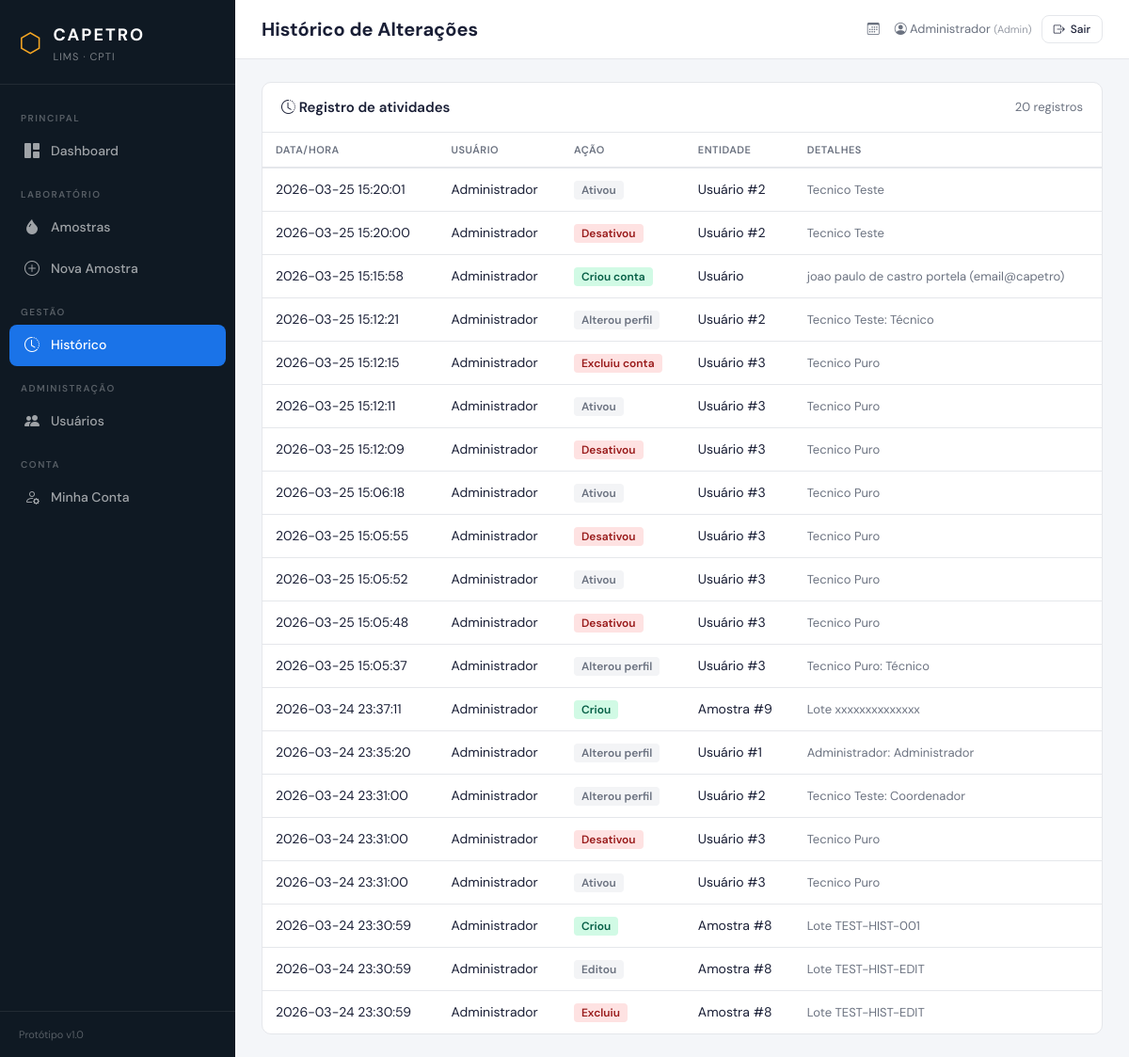
/historico (signed in), run on the app's committed database.
### tables this page shows
CREATE TABLE historico (
            id INTEGER PRIMARY KEY AUTOINCREMENT,
            usuario_id INTEGER,
            usuario_nome TEXT NOT NULL,
            acao TEXT NOT NULL,
            entidade TEXT NOT NULL,
            entidade_id INTEGER,
            detalhes TEXT,
            data_hora TEXT DEFAULT (datetime('now', 'localtime')),
            FOREIGN KEY (usuario_id) REFERENCES usuarios(id)
        );

### app.py (the view)
@app.route('/historico')
@login_required
@perfil_minimo('coordenador')
def historico():
    db = get_db()
    pagina = request.args.get('pagina', 1, type=int)
    por_pagina = 20
    total = db.execute('SELECT COUNT(*) FROM historico').fetchone()[0]
    total_paginas = max(1, (total + por_pagina - 1) // por_pagina)
    pagina = max(1, min(pagina, total_paginas))
    registros = db.execute('''
        SELECT * FROM historico
        ORDER BY data_hora DESC
        LIMIT ? OFFSET ?
    ''', [por_pagina, (pagina - 1) * por_pagina]).fetchall()
    db.close()
    return render_template('historico.html',
        registros=registros,
        pagina=pagina,
        total_paginas=total_paginas,
        total=total
    )

### app.py (called while the page is built)
def perfil_minimo(perfil_necessario):
    def decorator(f):
        @wraps(f)
        def decorated(*args, **kwargs):
            perfil_usuario = session.get('usuario_perfil', 'tecnico')
            if PERFIS.get(perfil_usuario, 0) < PERFIS.get(perfil_necessario, 0):
                flash('Você não tem permissão para acessar esta página.', 'error')
                return redirect(url_for('dashboard'))
            return f(*args, **kwargs)
        return decorated
    return decorator

@app.before_request
def before_request():
    if not os.path.exists('capetro_lims.db'):
        init_db()
        seed_data()

def login_required(f):
    @wraps(f)
    def decorated(*args, **kwargs):
        if 'usuario_id' not in session:
            flash('Faça login para acessar o sistema.', 'error')
            return redirect(url_for('login'))
        return f(*args, **kwargs)
    return decorated

### database.py (called while the page is built)
def get_db():
    db = sqlite3.connect(DATABASE)
    db.row_factory = sqlite3.Row
    db.execute("PRAGMA foreign_keys = ON")
    return db

### templates/historico.html (shortened to what this page needs)
{% extends "base.html" %}
{% block page_title %}Histórico de Alterações{% endblock %}
{% block content %}
<div class="card-panel">
    <div class="card-panel-header">
        <h3><i class="bi bi-clock-history"></i> Registro de atividades</h3>
        <span style="font-size: 13px; color: var(--text-secondary);">{{ total }} registro{{ 's' if total != 1 }}</span>
    </div>
    <div class="card-panel-body p-0">
        <table class="table-clean">
            <thead>
                <tr>
                    <th>Data/Hora</th>
                    <th>Usuário</th>
                    <th>Ação</th>
                    <th>Entidade</th>
                    <th>Detalhes</th>
                </tr>
            </thead>
            <tbody>
                {% for r in registros %}
                <tr>
                    <td style="white-space: nowrap;">{{ r.data_hora }}</td>
                    <td>{{ r.usuario_nome }}</td>
                    <td>
                        {% if 'Criou' in r.acao %}
                            <span class="badge-conforme">{{ r.acao }}</span>
                        {% elif 'Excluiu' in r.acao or 'Desativou' in r.acao %}
                            <span class="badge-nconforme">{{ r.acao }}</span>
                        {% else %}
                            <span class="badge-pendente-sm">{{ r.acao }}</span>
                        {% endif %}
                    </td>
                    <td>{{ r.entidade }} {% if r.entidade_id %}#{{ r.entidade_id }}{% endif %}</td>
                    <td style="color: var(--text-secondary); font-size: 13px;">{{ r.detalhes or '-' }}</td>
                </tr>
                {% else %}
                <tr>
                    <td colspan="5" class="text-center py-4 text-muted">Nenhum registro encontrado.</td>
                </tr>
                {% endfor %}
            </tbody>
        </table>
    </div>
</div>
{% endblock %}

### static/css/style.css (style rules this page uses)
:root { --brand-dark: #0f1923; --brand-primary: #1a73e8; --brand-accent: #f5a623; --sidebar-bg: #0f1923; --sidebar-width: 250px; --surface: #ffffff; --surface-alt: #f4f6f9; --text-primary: #1a1f36; --text-secondary: #6b7280; --border: #e5e7eb; --success: #10b981; --danger: #ef4444; --warning: #f59e0b; --radius: 10px; }
* { margin: 0; padding: 0; box-sizing: border-box; }
body { font-family: 'DM Sans', -apple-system, sans-serif; background: var(--surface-alt); color: var(--text-primary); display: flex; min-height: 100vh; }
.card-panel { background: var(--surface); border-radius: var(--radius); border: 1px solid var(--border); overflow: hidden; }
.card-panel-header { padding: 16px 20px; border-bottom: 1px solid var(--border); display: flex; align-items: center; justify-content: space-between; }
.card-panel-header h3 { font-size: 15px; font-weight: 600; margin: 0; }
.card-panel-body { padding: 20px; }
.table-clean { width: 100%; border-collapse: collapse; }
.table-clean thead th { font-size: 11px; font-weight: 600; text-transform: uppercase; letter-spacing: 0.5px; color: var(--text-secondary); padding: 10px 14px; border-bottom: 2px solid var(--border); text-align: left; }
.table-clean tbody td { padding: 12px 14px; font-size: 14px; border-bottom: 1px solid var(--border); vertical-align: middle; }
.table-clean tbody tr:last-child td { border-bottom: none; }
.badge-conforme { background: #d1fae5; color: #065f46; padding: 2px 8px; border-radius: 4px; font-size: 12px; font-weight: 600; }
.badge-nconforme { background: #fee2e2; color: #991b1b; padding: 2px 8px; border-radius: 4px; font-size: 12px; font-weight: 600; }
.badge-pendente-sm { background: #f3f4f6; color: #6b7280; padding: 2px 8px; border-radius: 4px; font-size: 12px; font-weight: 600; }

### data on the page
historico: data_hora "2026-03-25 15:20:01", usuario_nome "Administrador", acao "Ativou", entidade "Usuário", entidade_id "2", detalhes "Tecnico Teste"
historico: data_hora "2026-03-25 15:20:00", usuario_nome "Administrador", acao "Desativou", entidade "Usuário", entidade_id "2", detalhes "Tecnico Teste"
historico: data_hora "2026-03-25 15:15:58", usuario_nome "Administrador", acao "Criou conta", entidade "Usuário", detalhes "joao paulo de castro portela (email@capetro)"
historico: data_hora "2026-03-25 15:12:21", usuario_nome "Administrador", acao "Alterou perfil", entidade "Usuário", entidade_id "2", detalhes "Tecnico Teste: Técnico"
historico: data_hora "2026-03-25 15:12:15", usuario_nome "Administrador", acao "Excluiu conta", entidade "Usuário", entidade_id "3", detalhes "Tecnico Puro"
historico: data_hora "2026-03-25 15:12:11", usuario_nome "Administrador", acao "Ativou", entidade "Usuário", entidade_id "3", detalhes "Tecnico Puro"
historico: data_hora "2026-03-25 15:12:09", usuario_nome "Administrador", acao "Desativou", entidade "Usuário", entidade_id "3", detalhes "Tecnico Puro"
historico: data_hora "2026-03-25 15:06:18", usuario_nome "Administrador", acao "Ativou", entidade "Usuário", entidade_id "3", detalhes "Tecnico Puro"
historico: data_hora "2026-03-25 15:05:55", usuario_nome "Administrador", acao "Desativou", entidade "Usuário", entidade_id "3", detalhes "Tecnico Puro"
historico: data_hora "2026-03-25 15:05:52", usuario_nome "Administrador", acao "Ativou", entidade "Usuário", entidade_id "3", detalhes "Tecnico Puro"
historico: data_hora "2026-03-25 15:05:48", usuario_nome "Administrador", acao "Desativou", entidade "Usuário", entidade_id "3", detalhes "Tecnico Puro"
historico: data_hora "2026-03-25 15:05:37", usuario_nome "Administrador", acao "Alterou perfil", entidade "Usuário", entidade_id "3", detalhes "Tecnico Puro: Técnico"
historico: data_hora "2026-03-24 23:37:11", usuario_nome "Administrador", acao "Criou", entidade "Amostra", entidade_id "9", detalhes "Lote xxxxxxxxxxxxxx"
historico: data_hora "2026-03-24 23:35:20", usuario_nome "Administrador", acao "Alterou perfil", entidade "Usuário", entidade_id "1", detalhes "Administrador: Administrador"
historico: data_hora "2026-03-24 23:31:00", usuario_nome "Administrador", acao "Alterou perfil", entidade "Usuário", entidade_id "2", detalhes "Tecnico Teste: Coordenador"
historico: data_hora "2026-03-24 23:31:00", usuario_nome "Administrador", acao "Desativou", entidade "Usuário", entidade_id "3", detalhes "Tecnico Puro"
historico: data_hora "2026-03-24 23:31:00", usuario_nome "Administrador", acao "Ativou", entidade "Usuário", entidade_id "3", detalhes "Tecnico Puro"
historico: data_hora "2026-03-24 23:30:59", usuario_nome "Administrador", acao "Criou", entidade "Amostra", entidade_id "8", detalhes "Lote TEST-HIST-001"
historico: data_hora "2026-03-24 23:30:59", usuario_nome "Administrador", acao "Editou", entidade "Amostra", entidade_id "8", detalhes "Lote TEST-HIST-EDIT"
historico: data_hora "2026-03-24 23:30:59", usuario_nome "Administrador", acao "Excluiu", entidade "Amostra", entidade_id "8", detalhes "Lote TEST-HIST-EDIT"

### other printed values
{{ session.usuario_nome }} "Administrador"
{{ session.get('usuario_perfil', 'tecnico')|capitalize }} "Admin"
{{ total }} "20"
{{ 's' if total != 1 }} "s"
